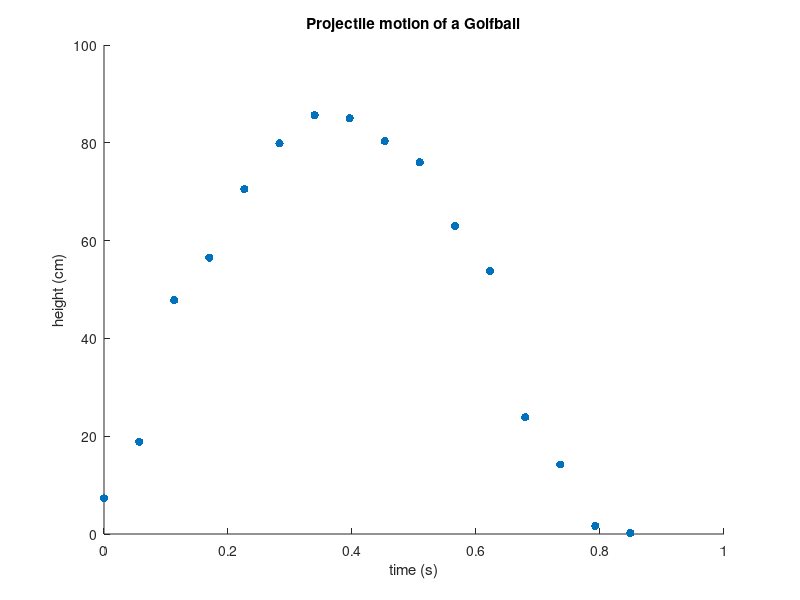
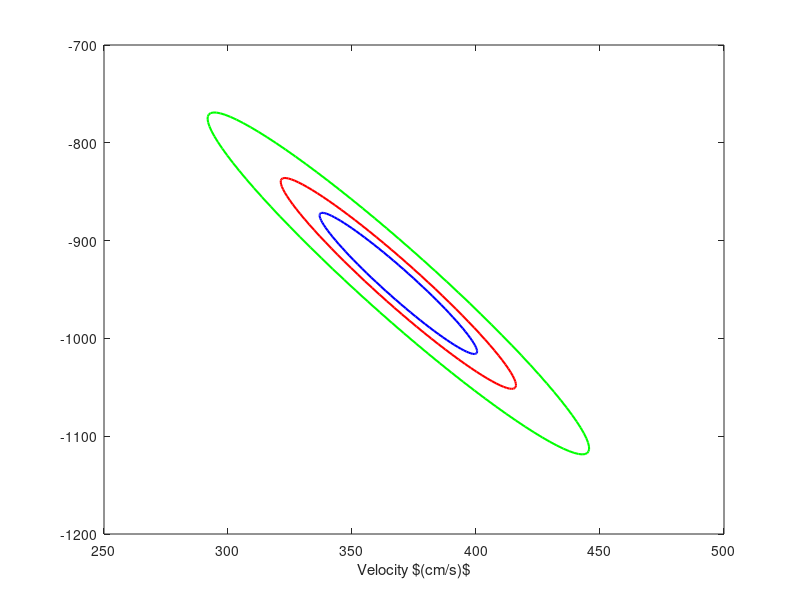

Write the MATLAB code that produced these figures, in order. (Note: this script raises an error after producing the figures.)
% Uncomment the following if you want to collect new data points

% %get data
% URL = 'https://geoweb.princeton.edu/people/simons/GOLFBALL/';
% data = zeros(24,2); 
% 
% figure;
% for i = 31:54
%     I = imread([URL sprintf('%08d.jpg', i)]);
% 
%     clf
%     imshow(I)
% 
%     [y,t] = ginput(1);
%     data(i-30,:) = [y t];
% end
% 

%%% data %%%%%%%%%%%%%%%%%%%%%%%%%%%%%%%%%%%%%%%%%%%%%%%%%%%%%
data = [
  596.8100  450.6845
  591.2995  443.5996
  556.6624  382.1974
  542.4926  334.9649
  483.4520  188.5443
  459.0486  143.6734
  416.5394   79.9096
  393.7103   58.6550
  329.9465   35.8260
  310.2663   32.6771
  266.1827   61.0166
  227.6095  106.6747
  192.1851  175.1617
  176.4410  217.6710
  %181.1642  212.9477
  135.5062  359.3684
  117.4004  416.0474 ];

y = data(:, 2);
y = y(end:-1:1); %reverese so that the ball starts at origin at t=0
y = (y*-1)+max(y) + 1; % the plus one is so that there are no zeros in the Cov_d 
%figure out y dimension conversion
height_ball = 43.2174 - 23.6522; % obtained through ginput
% height_ball = 19.5652, so every 19.5652 pixels = 4 cm
length_scale = 4 / height_ball;
y = y* length_scale;

% there are 25 fps and 16 photos, so we will say each photo is 1/25th of a
% second
unit_time = 0.0566;
t = 0 : unit_time : (length(y) - 1)*unit_time; %seconds


% Setting Up Inversion %%%%%%%%%%%%%%%%%%%%%%%%%%%%%%%%%%%%%%%%%%%%%%%%%
N = length(y);
G = zeros(N, 3); %also called the design matrix
G(:, 1) = 1;
G(:, 2) = t;
G(:, 3) = .5*t.^2;

G_g = inv(G' * G) * G';
m_est = G_g * y;
disp(m_est)
%disp(m_est(3) /100) %this will be gravity in m/s^2

% Uncertainty Quant %%%%%%%%%%%%%%%%%%%%%%%%%%%%%%%%%%%%%%%%%%%%%%%%%%%%%
residual = y - (G * m_est); % you see this in the data misfit

sigma_2 = ( 1 / ( N - 3) ) * (residual' * residual); %sigma^2
Cov_d = sigma_2 * eye(N); %noise covariance, previously tried E(d*d^T), there is only one realization
Cov_m = G_g * Cov_d * (G_g)'; %since I assumed Cov_d has constant diagonals, I could have written Cov_m = sigma_2 inv(G' * G)

m_est2 = inv(G' * inv(Cov_d) * G) * G' * inv(Cov_d) * y;
disp(m_est2)

intervals = {};
% Confidence intervals
for i = 1:length(m_est)
    lower = m_est(i) - sqrt(sigma_2) * 1.96;
    upper = m_est(i) + sqrt(sigma_2) * 1.96;
    intervals{i} = [lower upper];
end

% X^2 test %%%%%%%%%%%%%%%%%%%%%%%%%%%%%%%%%%%%%%%%%%%%%%%%%%%%5
deg_free = N - 3; % number of data points - number of parameters
chi2_obs = (residual' * residual) / sigma_2;
p_value = 1 - chi2cdf(chi2_obs, deg_free);

% Visualizing C.L. Ellipses %%%%%%%%%%%%%%%%%%%%%%%%%%%%%%%%%%%%%%%%%%%%%%%%

s1=sqrt(chi2inv(0.4,2));
s2=sqrt(chi2inv(0.68,2));
s3=sqrt(chi2inv(0.95,2));

Cov_va = Cov_m(2:3, 2:3); %covariance between velocity and accelaration
[V, D] = eig(Cov_va);
a = sqrt(D(1, 1));
b = sqrt(D(2, 2));
theta = linspace(0,2*pi,100);
ellipse1 = s1*V * [a*cos(theta); b*sin(theta)]; %these ellipses live in parameter space
ellipse2 = s2*V * [a*cos(theta); b*sin(theta)];
ellipse3 = s3*V * [a*cos(theta); b*sin(theta)];

%Plotting %%%%%%%%%%%%%%%%%%%%%%%%%%%%%%%%%%%%%%%%%%%%%%%%%%%%%%%%%%%%%
figure
ah = gca;
scatter(t, y, 'filled')
xlabel("time (s)")
ylabel("height (cm)")
title("Projectile motion of a Golfball")

v0 = m_est(2);
a0 = m_est(3);

figure
ah2 = gca;
plot(v0 + ellipse1(1,:), a0 + ellipse1(2,:), 'b', 'LineWidth', 1.5)
hold on
plot(v0 + ellipse2(1,:), a0 + ellipse2(2,:), 'r', 'LineWidth', 1.5)
plot(v0 + ellipse3(1,:), a0 + ellipse3(2,:), 'g', 'LineWidth', 1.5)
xlabel("Velocity $(cm/s)$")
ylabel("Acceleration $(cm/s^2)$", Interpreter="latex")
legend( ...
    sprintf("CL = 0.4"), ...
    sprintf("CL = 0.68"), ...
    sprintf("CL = 0.95"));
title(['$\mathcal{X}^2$ Uncertainty Bound']);
hold off




